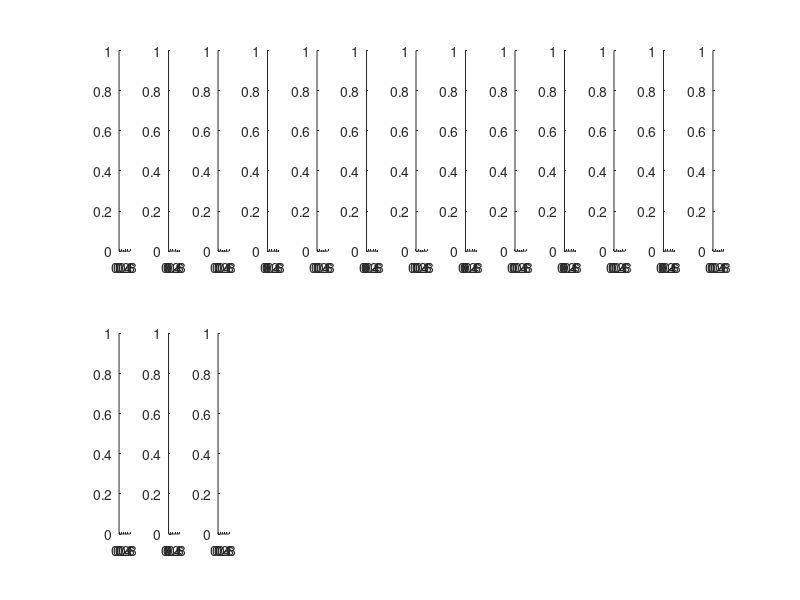
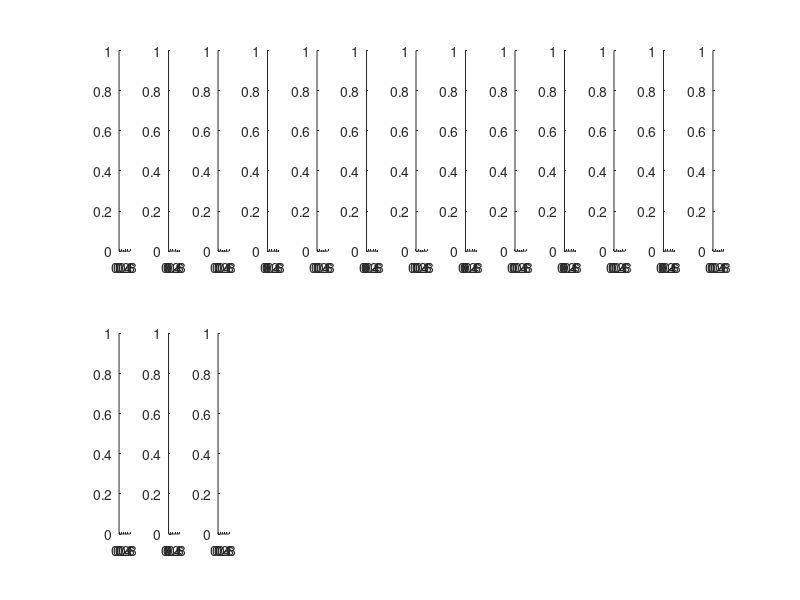

MATLAB code for these plots, in order: (Note: this script raises an error after producing the figures.)
%plots the boxplots of each UF1-10 problem and the IGD, fast hypervolume
%(jmetal) and the additive epsilon values for each algorithm

% problemName = {'UF1_','UF2','UF3','UF4','UF5','UF6','UF7','UF8','UF9','UF10'};
% problemName = {'WFG1','WFG2','WFG3','WFG4','WFG5','WFG6','WFG7','WFG8','WFG9'};
% problemName = {'DTLZ1_','DTLZ2_','DTLZ3_','DTLZ4_','DTLZ5_','DTLZ6_','DTLZ7_'};
problemName = {%'UF1_','UF2','UF3','UF4','UF5','UF6','UF7','UF8','UF9','UF10',...
            'WFG1','WFG2','WFG3','WFG4','WFG5','WFG6','WFG7','WFG8','WFG9',...
            'DTLZ1_','DTLZ2_','DTLZ3_','DTLZ4_','DTLZ5_','DTLZ6_','DTLZ7_'};
selectors = {'Probability','Adaptive'};
selectorShort = {'PM','AP'};
base = 'Do';

switch base
    case {'De'}
        creditDef = {'OP-De','SI-De','CS-De'};
        mode = 'MOEAD';
    case{'Do'}
        creditDef = {'OP-Do','SI-PF','CS-Do-PF'};
        mode = 'SSNSGAII';
    case{'I'}
        creditDef = {'OP-I','SI-I','CS-I'};
        mode = 'SSIBEA';
end

path = '/Users/nozomihitomi/Dropbox/MOHEA';
% path = 'C:\Users\SEAK2\Nozomi\MOHEA\';
mres_path =strcat(path,filesep,'mResExperimentB');
% res_path = '/Users/nozomihitomi/Desktop/untitled folder';

b = length(selectors)*length(creditDef);

h1 = figure(1); %IGD
clf(h1)
set(h1,'Position',[150, 300, 1200,600]);
hsubplot1 = cell(length(problemName),1);
for i=1:length(problemName)
    hsubplot1{i}=subplot(2,13,i);
end
h2 = figure(2); %fHV
clf(h2)
set(h2,'Position',[150, 100, 1200,600]);
hsubplot2 = cell(length(problemName),1);
for i=1:length(problemName)
    hsubplot2{i}=subplot(2,13,i);
end

leftPos = 0.03;
topPos = 0.7;
bottomPos = 0.25;
intervalPos = (1-leftPos)/5+0.005;
width = 0.16;
height = 0.2;

statsIGD = zeros(length(problemName),b,3);
statsfHV = zeros(length(problemName),b,3);

dataET = zeros(30,6,length(problemName));

for i=1:length(problemName)
    probName = problemName{i};
    [benchmarkDataIGD,label_names] = getBenchmarkVals(path,probName,'finalIGD',mode);
    [benchmarkDatafHV,~] = getBenchmarkVals(path,probName,'finalHV',mode);
    [a,c] = size(benchmarkDataIGD);
    %box plot colors for benchmarks
    boxColors = 'rkm';
    
    dataIGD = cat(2,benchmarkDataIGD,zeros(a,b));
    datafHV = cat(2,benchmarkDatafHV,zeros(a,b));
    
    label_names_IGD=label_names;
    label_names_fHV=label_names;
    
    %check significance between best and default in IGD
    if strcmp(mode,'MOEAD')
        [p,sig] = runMWUsignificance(strcat(mres_path,filesep,'DefaultMOEAD'),'MOEAD','de+pm',strcat(mres_path,filesep,'finalIGDbest1opMOEAD'),'MOEAD',probName,'finalIGD');
    elseif strcmp(mode,'SSNSGAII')
        [p,sig] = runMWUsignificance(strcat(mres_path,filesep,'DefaultSSNSGAII'),'SSNSGAII','sbx+pm',strcat(mres_path,filesep,'finalIGDbest1opSSNSGAII'),'SSNSGAII',probName,'finalIGD');
    else strcmp(mode,'SSIBEA')
        [p,sig] = runMWUsignificance(strcat(mres_path,filesep,'DefaultSSIBEA'),'SSIBEA','sbx+pm',strcat(mres_path,filesep,'finalIGDbest1opSSIBEA'),'SSIBEA',probName,'finalIGD');
    end
    extra = '';
    if sig==1
        extra = '(-)';
        statsIGD(i,1,3) = 1;
    elseif sig==-1
        extra = '(+)';
        statsIGD(i,1,1) = 1;
    else
        statsIGD(i,1,2) = 1;
    end
    %check significance between best and default in HV
     if strcmp(mode,'MOEAD')
        [p,sig] = runMWUsignificance(strcat(mres_path,filesep,'DefaultMOEAD'),'MOEAD','de+pm',strcat(mres_path,filesep,'finalHVbest1opMOEAD'),'MOEAD',probName,'finalHV');
    elseif strcmp(mode,'SSNSGAII')
        [p,sig] = runMWUsignificance(strcat(mres_path,filesep,'DefaultSSNSGAII'),'SSNSGAII','sbx+pm',strcat(mres_path,filesep,'finalHVbest1opSSNSGAII'),'SSNSGAII',probName,'finalHV');
    else strcmp(mode,'SSIBEA')
        [p,sig] = runMWUsignificance(strcat(mres_path,filesep,'DefaultSSIBEA'),'SSIBEA','sbx+pm',strcat(mres_path,filesep,'finalHVbest1opSSIBEA'),'SSIBEA',probName,'finalHV');
    end
    extra = '';
    if sig==1
        extra = '(+)';
        statsfHV(i,1,1) = 1;
    elseif sig==-1
        extra = '(-)';
        statsfHV(i,1,3) = 1;
    else
        statsfHV(i,1,2) = 1;
    end
    label_names_IGD{1} = strcat(label_names_IGD{1},extra);
    label_names_fHV{1} = strcat(label_names_fHV{1},extra);
    
    %check significance between rand and bestin IGD
     if strcmp(mode,'MOEAD')
        [p,sig] = runMWUsignificance(strcat(mres_path,filesep,'RandomMOEAD'),'Random','OP-De',strcat(mres_path,filesep,'finalHVbest1opMOEAD'),'MOEAD',probName,'finalIGD');
%         [p,sig] = runMWUsignificance(strcat(mres_path,filesep,'RandomMOEAD'),'Random','OP-De',strcat(mres_path,filesep,'DefaultMOEAD'),'MOEAD',probName,'finalIGD');
    elseif strcmp(mode,'SSNSGAII')
%         [p,sig] = runMWUsignificance(strcat(mres_path,filesep,'RandomSSNSGAII'),'Random','OP-Do',strcat(mres_path,filesep,'finalHVbest1opSSNSGAII'),'SSNSGAII',probName,'finalIGD');
        [p,sig] = runMWUsignificance(strcat(mres_path,filesep,'RandomSSNSGAII'),'Random','OP-Do',strcat(mres_path,filesep,'DefaultSSNSGAII'),'SSNSGAII',probName,'finalIGD');
    else strcmp(mode,'SSIBEA')
%         [p,sig] = runMWUsignificance(strcat(mres_path,filesep,'RandomSSIBEA'),'Random','OP-I',strcat(mres_path,filesep,'finalHVbest1opSSIBEA'),'SSIBEA',probName,'finalIGD');
        [p,sig] = runMWUsignificance(strcat(mres_path,filesep,'RandomSSIBEA'),'Random','OP-I',strcat(mres_path,filesep,'DefaultSSIBEA'),'SSIBEA',probName,'finalIGD');
     end
    extra = '';
    if sig==1
        extra = '(-)';
        statsIGD(i,3,3) = 1;
    elseif sig==-1
        extra = '(+)';
        statsIGD(i,3,1) = 1;
    else
        statsIGD(i,3,2) = 1;
    end
    if strcmp(mode,'MOEAD')
        [p,sig] = runMWUsignificance(strcat(mres_path,filesep,'RandomMOEAD'),'Random','OP-De',strcat(mres_path,filesep,'finalHVbest1opMOEAD'),'MOEAD',probName,'finalHV');
%         [p,sig] = runMWUsignificance(strcat(mres_path,filesep,'RandomMOEAD'),'Random','OP-De',strcat(mres_path,filesep,'DefaultMOEAD'),'MOEAD',probName,'finalHV');
    elseif strcmp(mode,'SSNSGAII')
%         [p,sig] = runMWUsignificance(strcat(mres_path,filesep,'RandomSSNSGAII'),'Random','OP-Do',strcat(mres_path,filesep,'finalHVbest1opSSNSGAII'),'SSNSGAII',probName,'finalHV');
        [p,sig] = runMWUsignificance(strcat(mres_path,filesep,'RandomSSNSGAII'),'Random','OP-Do',strcat(mres_path,filesep,'DefaultSSNSGAII'),'SSNSGAII',probName,'finalHV');
    else strcmp(mode,'SSIBEA')
%         [p,sig] = runMWUsignificance(strcat(mres_path,filesep,'RandomSSIBEA'),'Random','OP-I',strcat(mres_path,filesep,'finalHVbest1opSSIBEA'),'SSIBEA',probName,'finalHV');
        [p,sig] = runMWUsignificance(strcat(mres_path,filesep,'RandomSSIBEA'),'Random','OP-I',strcat(mres_path,filesep,'DefaultSSIBEA'),'SSIBEA',probName,'finalHV');        
     end
    extra = '';
    if sig==1
        extra = '(+)';
        statsfHV(i,3,1) = 1;
    elseif sig==-1
        extra = '(-)';
        statsfHV(i,3,3) = 1;
    else
        statsfHV(i,3,2) = 1;
    end
    label_names_IGD{3} = strcat(label_names_IGD{3},extra);
    label_names_fHV{3} = strcat(label_names_fHV{3},extra);
    
    for j=1:length(selectors)
        for k=1:length(creditDef)
            c = c+1;
            origin = cd(mres_path);
            file = dir(strcat(probName,'*',selectors{j},'*',creditDef{k},'.mat'));
            load(file.name,'res'); %assume that the reults stored in vairable named res
            cd(origin);
            
            dataIGD(:,c) = res.finalIGD;
            datafHV(:,c) = res.finalHV;
            
            if strcmp(mode,'MOEAD');
%                 [p,sig] = runMWUsignificance(mres_path,selectors{j},creditDef{k},strcat(mres_path,filesep,'finalIGDbest1opMOEAD'),'MOEAD',probName,'finalIGD');
%                 [p,sig] = runMWUsignificance(mres_path,selectors{j},creditDef{k},strcat(mres_path,filesep,'DefaultMOEAD'),'MOEAD',probName,'finalIGD');
                [p,sig] = runMWUsignificance(mres_path,selectors{j},creditDef{k},strcat(mres_path,filesep,'RandomMOEAD'),'Random_OP-De',probName,'finalIGD');
            elseif strcmp(mode,'SSNSGAII')
                [p,sig] = runMWUsignificance(mres_path,selectors{j},creditDef{k},strcat(mres_path,filesep,'finalIGDbest1opSSNSGAII'),'SSNSGAII',probName,'finalIGD');
%                 [p,sig] = runMWUsignificance(mres_path,selectors{j},creditDef{k},strcat(mres_path,filesep,'DefaultSSNSGAII'),'SSNSGAII',probName,'finalIGD');
%                 [p,sig] = runMWUsignificance(mres_path,selectors{j},creditDef{k},strcat(mres_path,filesep,'RandomSSNSGAII'),'Random_OP-Do',probName,'finalIGD');
            elseif strcmp(mode,'SSIBEA')
%                 [p,sig] = runMWUsignificance(mres_path,selectors{j},creditDef{k},strcat(mres_path,filesep,'finalIGDbest1opSSIBEA'),'SSIBEA',probName,'finalIGD');
%                 [p,sig] = runMWUsignificance(mres_path,selectors{j},creditDef{k},strcat(mres_path,filesep,'DefaultSSIBEA'),'SSIBEA',probName,'finalIGD');
                [p,sig] = runMWUsignificance(mres_path,selectors{j},creditDef{k},strcat(mres_path,filesep,'RandomSSIBEA'),'Random_OP-I',probName,'finalIGD');
            end
            extra = '';
            if sig==1
                extra = '(-)';
                statsIGD(i,c,3) = 1;
            elseif sig==-1
                extra = '(+)';
                statsIGD(i,c,1) = 1;
            else
                statsIGD(i,c,2) = 1;
            end
            label_names_IGD = [label_names_IGD,strcat(selectorShort{j},'-',creditDef{k},extra)]; %concats the labels
            
            if strcmp(mode,'MOEAD');
%                 [p,sig] = runMWUsignificance(mres_path,selectors{j},creditDef{k},strcat(mres_path,filesep,'finalHVbest1opMOEAD'),'MOEAD',probName,'finalHV');
%                 [p,sig] = runMWUsignificance(mres_path,selectors{j},creditDef{k},strcat(mres_path,filesep,'DefaultMOEAD'),'MOEAD',probName,'finalHV');
                [p,sig] = runMWUsignificance(mres_path,selectors{j},creditDef{k},strcat(mres_path,filesep,'RandomMOEAD'),'Random_OP-De',probName,'finalHV');
            elseif strcmp(mode,'SSNSGAII')
                [p,sig] = runMWUsignificance(mres_path,selectors{j},creditDef{k},strcat(mres_path,filesep,'finalHVbest1opSSNSGAII'),'SSNSGAII',probName,'finalHV');
%                 [p,sig] = runMWUsignificance(mres_path,selectors{j},creditDef{k},strcat(mres_path,filesep,'DefaultSSNSGAII'),'SSNSGAII',probName,'finalHV');
%                 [p,sig] = runMWUsignificance(mres_path,selectors{j},creditDef{k},strcat(mres_path,filesep,'RandomSSNSGAII'),'Random_OP-Do',probName,'finalHV');
            elseif strcmp(mode,'SSIBEA')
%                 [p,sig] = runMWUsignificance(mres_path,selectors{j},creditDef{k},strcat(mres_path,filesep,'finalHVbest1opSSIBEA'),'SSIBEA',probName,'finalHV');
%                 [p,sig] = runMWUsignificance(mres_path,selectors{j},creditDef{k},strcat(mres_path,filesep,'DefaultSSIBEA'),'SSIBEA',probName,'finalHV');
                [p,sig] = runMWUsignificance(mres_path,selectors{j},creditDef{k},strcat(mres_path,filesep,'RandomSSIBEA'),'Random_OP-I',probName,'finalHV');
            end
            extra = '';
            if sig==1
                extra = '(+)';
                statsfHV(i,c,1) = 1;
            elseif sig==-1
                extra = '(-)';
                statsfHV(i,c,3) = 1;
            else
                statsfHV(i,c,2) = 1;
            end
            label_names_fHV = {label_names_fHV{:},strcat(selectorShort{j},'-',creditDef{k},extra)}; %concats the labels
            boxColors = strcat(boxColors,'b');
        end
    end
    
    if strcmp(probName,'UF1_')
        probName = 'UF1';
    end
    
    figure(h1) 
    [~,ind]=min(mean(dataIGD,1));
    label_names_IGD{ind} = strcat('\bf{',label_names_IGD{ind},'}');
    boxplot(hsubplot1{i},dataIGD(:,1:end),label_names_IGD(:,1:end),'colors',boxColors(:,1:end),'boxstyle','filled','medianstyle','target','symbol','+')
    set(hsubplot1{i},'TickLabelInterpreter','tex');
    set(hsubplot1{i},'XTickLabelRotation',90);
    set(hsubplot1{i},'FontSize',13)
    title(hsubplot1{i},probName)
    %ensures all boxplot axes are the same size and aligned.
    if i<6
        set(hsubplot1{i},'Position',[leftPos+intervalPos*(i-1),topPos,width,height]);
    else
        set(hsubplot1{i},'Position',[leftPos+intervalPos*(i-6),bottomPos,width,height]);
    end
    
    figure(h2)
    [~,ind]=max(mean(datafHV,1));
    label_names_fHV{ind} = strcat('\bf{',label_names_fHV{ind},'}');
    boxplot(hsubplot2{i},datafHV(:,1:end),label_names_fHV(:,1:end),'colors',boxColors(:,1:end),'boxstyle','filled','medianstyle','target','symbol','+')
    set(hsubplot2{i},'TickLabelInterpreter','tex');
    set(hsubplot2{i},'XTickLabelRotation',90);
    set(hsubplot2{i},'FontSize',13);
    title(hsubplot2{i},probName)
    %ensures all boxplot axes are the same size and aligned.
    if i<6
        set(hsubplot2{i},'Position',[leftPos+intervalPos*(i-1),topPos,width,height]);
    else
        set(hsubplot2{i},'Position',[leftPos+intervalPos*(i-6),bottomPos,width,height]);
    end
end

statsIGD = squeeze(sum(statsIGD,1))
statsfHV = squeeze(sum(statsfHV,1))
% % 


% saveas(h1,strcat(base,'_IGD'),'fig');
% saveas(h2,strcat(base,'_HV'),'fig');
